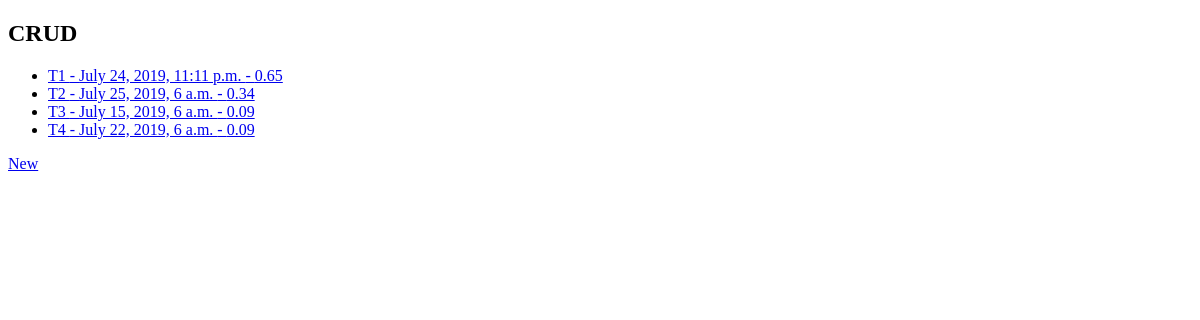
Page /crud/ on the earlier database version.
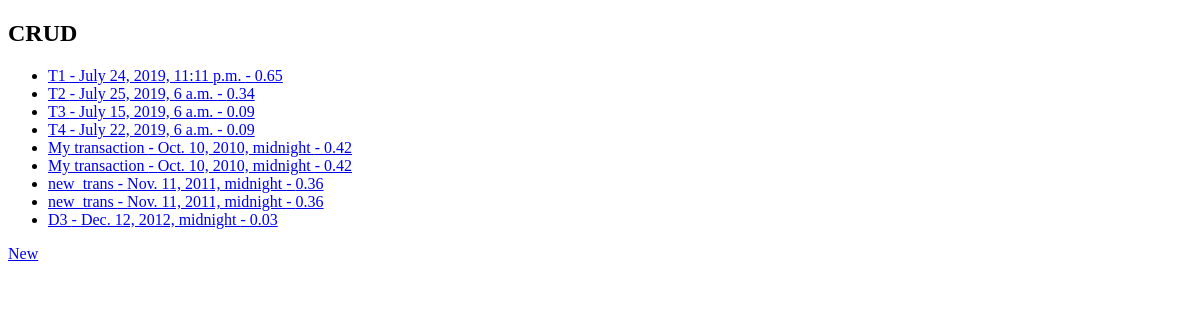
Same page on the later database version.
### contas/models.py (models this page shows, shortened)
class Transaction(models.Model):
    date = models.DateTimeField()
    description = models.CharField(max_length=200)
    value = models.DecimalField(max_digits=7, decimal_places=2)
    category = models.ForeignKey(Category, on_delete=models.CASCADE)
    observations = models.TextField(null=True, blank=True)

### contas/views.py (the view)
# urls.py: path('crud/', crud, name='url_crud'),
def crud(request):
    data = {}
    data['Transaction'] = Transaction.objects.all()
    return render(request, 'contas/crud.html', data)

### contas/templates/contas/crud.html (shortened to what this page needs)
<!doctype html>
<html lang="en">
<head>
</head>
<body>
 <h2>CRUD</h2>
    <ul>
    {% for Transaction in Transaction %}
        <li><a href="{% url 'url_update' Transaction.id%}">{{ Transaction.description }} - {{ Transaction.date }} - {{ Transaction.value }}</a></li>
    {% endfor %}
    </ul>
 <a href="{% url 'new_url'%}">New</a>
</body>
</html>

Differences in the rows shown:
added Transaction: description "My transaction", date "Oct. 10, 2010, midnight", value "0.42"
added Transaction: description "My transaction", date "Oct. 10, 2010, midnight", value "0.42"
added Transaction: description "new_trans", date "Nov. 11, 2011, midnight", value "0.36"
added Transaction: description "new_trans", date "Nov. 11, 2011, midnight", value "0.36"
added Transaction: description "D3", date "Dec. 12, 2012, midnight", value "0.03"
